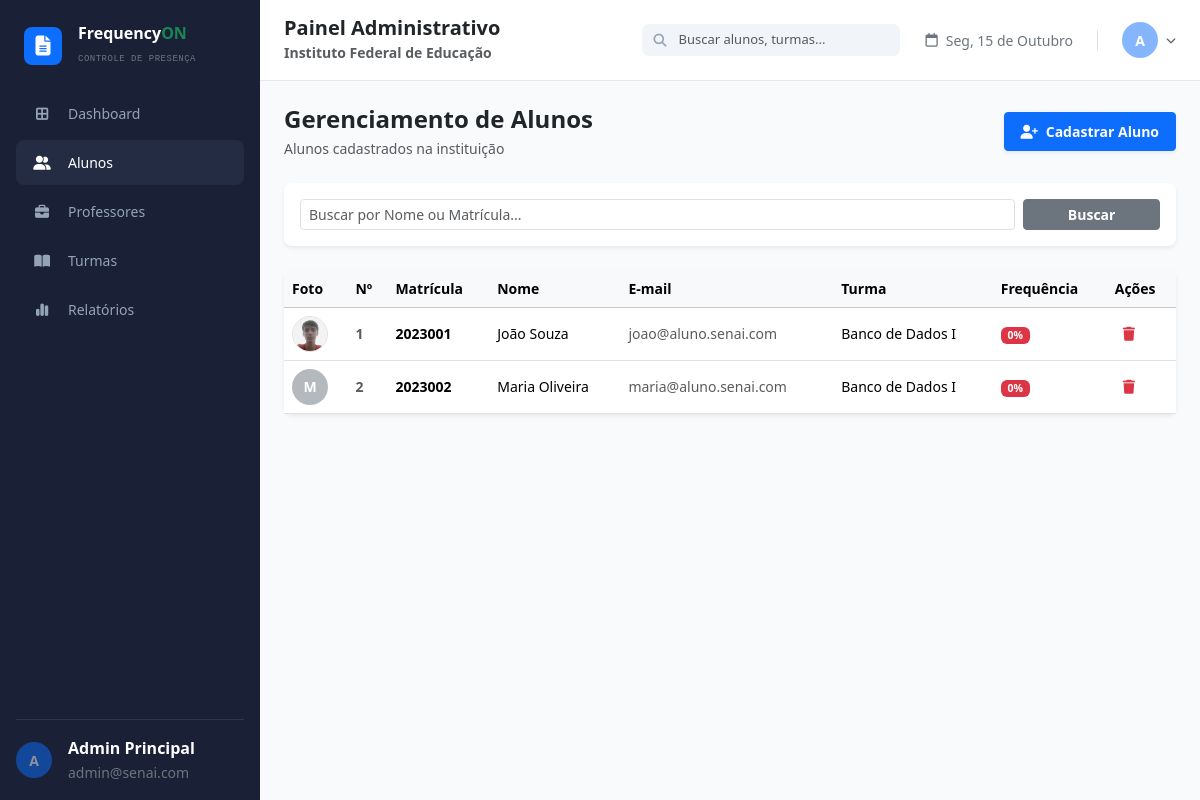
Before: /admin/alunos (signed in) with the older database file.
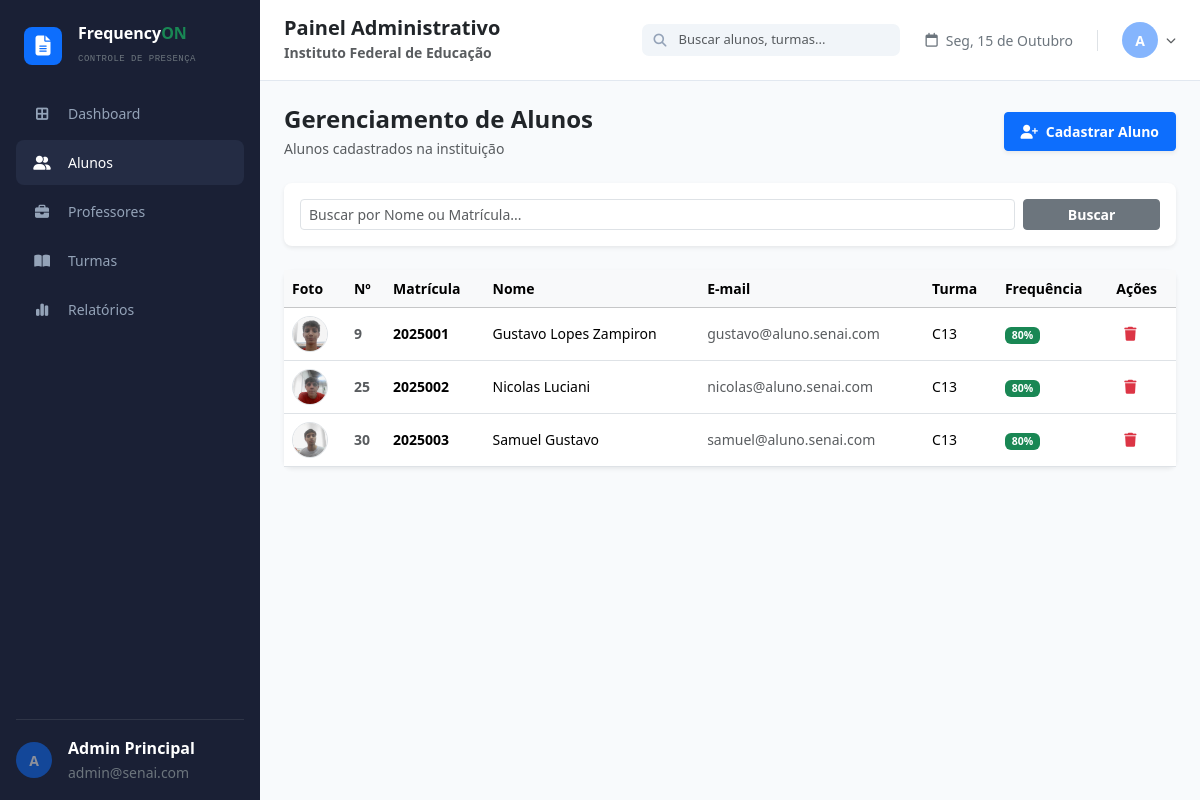
After: the same page with the newer database file.
### database.py (models this page shows, shortened)
class UsuarioMixin:
    def set_senha(self, senha):
        self.senha_hash = generate_password_hash(senha)
    def check_senha(self, senha):
        return check_password_hash(self.senha_hash, senha)

class Admin(UsuarioMixin, db.Model):
    __tablename__ = "admins"
    id = db.Column(db.Integer, primary_key=True)
    nome = db.Column(db.String(120), nullable=False)
    email = db.Column(db.String(120), unique=True, nullable=False)
    senha_hash = db.Column(db.String(255), nullable=False)
    foto = db.Column(db.String(255))

class Aluno(UsuarioMixin, db.Model):
    __tablename__ = "alunos"
    id = db.Column(db.Integer, primary_key=True)
    nome = db.Column(db.String(120), nullable=False)
    email = db.Column(db.String(120))
    matricula = db.Column(db.String(30), unique=True, nullable=False, index=True)
    numero_chamada = db.Column(db.Integer)
    senha_hash = db.Column(db.String(255), nullable=False)
    foto = db.Column(db.String(255))            # URL da foto (ex: /static/uploads/...)
    face_encoding = db.Column(db.LargeBinary)   # 128 floats (float64) do rosto
    turma_id = db.Column(db.Integer, db.ForeignKey("turmas.id"))
    turma = db.relationship("Turma", back_populates="alunos")
    presencas = db.relationship("Presenca", cascade="all, delete-orphan", backref="aluno")
    @property
    def frequencia(self):
        dias = db.session.query(func.count(func.distinct(Presenca.data))).scalar()
        if not dias:
            return 0
        ok = (db.session.query(func.count(Presenca.id))
              .filter(Presenca.aluno_id == self.id, Presenca.status.in_(("presente", "atraso")))
              .scalar())
        return min(100, round(ok * 100 / (dias * AULAS_POR_DIA)))

class Turma(db.Model):
    __tablename__ = "turmas"
    id = db.Column(db.Integer, primary_key=True)
    nome = db.Column(db.String(120), nullable=False)
    curso = db.Column(db.String(120), nullable=False)
    professor_id = db.Column(db.Integer, db.ForeignKey("professores.id"))
    professor = db.relationship("Professor", back_populates="turmas")
    alunos = db.relationship("Aluno", back_populates="turma")

### app.py (the view)
@admin.route("/alunos")
@requer("admin")
def alunos():
    busca = request.args.get("busca", "").strip()
    q = Aluno.query
    if busca:
        q = q.filter(or_(Aluno.nome.ilike(f"%{busca}%"), Aluno.matricula.ilike(f"%{busca}%")))
    return render_template("admin/alunos.html", alunos=q.order_by(Aluno.nome).all(), busca=busca)

### app.py (called while the page is built)
def usuario_atual():
    tipo, uid = session.get("tipo"), session.get("uid")
    modelo = {"admin": Admin, "professor": Professor, "aluno": Aluno}.get(tipo)
    return db.session.get(modelo, uid) if modelo and uid else None

def requer(tipo):
    def deco(f):
        @wraps(f)
        def wrapper(*a, **kw):
            if session.get("tipo") != tipo or not usuario_atual():
                return redirect(url_for("login_admin" if tipo == "admin" else "login_professor"))
            return f(*a, **kw)
        return wrapper
    return deco

### templates/admin/alunos.html (shortened to what this page needs)
{% extends 'admin/base.html' %}
{% block content %}
<div class="d-flex align-items-center justify-content-between mb-4">
    <div>
        <h1 class="h4 fw-bold text-dark mb-1">Gerenciamento de Alunos</h1>
        <p class="text-muted mb-0 small">Alunos cadastrados na instituição</p>
    </div>
    <a href="{{ url_for('admin.novo_aluno') }}" class="btn btn-primary fw-semibold btn-sm px-3 py-2 shadow-sm">
        <i class="fa-solid fa-user-plus me-1"></i> Cadastrar Aluno
    </a>
</div>
<div class="card border-0 shadow-sm rounded-3 mb-4">
    <div class="card-body p-3">
        <form method="GET" action="{{ url_for('admin.alunos') }}" class="row g-2">
            <div class="col-md-10">
                <input type="text" name="busca" class="form-control form-control-sm" placeholder="Buscar por Nome ou Matrícula..." value="{{ busca }}">
            </div>
            <div class="col-md-2">
                <button type="submit" class="btn btn-secondary btn-sm w-100 fw-semibold">Buscar</button>
            </div>
        </form>
    </div>
</div>
<div class="card border-0 shadow-sm rounded-3">
    <div class="card-body p-0">
        <div class="table-responsive">
            <table class="table table-hover align-middle mb-0">
                <thead class="table-light small">
                    <tr>
                        <th>Foto</th>
                        <th>Nº</th>
                        <th>Matrícula</th>
                        <th>Nome</th>
                        <th>E-mail</th>
                        <th>Turma</th>
                        <th>Frequência</th>
                        <th>Ações</th>
                    </tr>
                </thead>
                <tbody class="small">
                    {% for aluno in alunos %}
                    <tr>
                        <td>
                            {% if aluno.foto %}
                                <img src="{{ aluno.foto }}" alt="{{ aluno.nome }}" class="rounded-circle border object-fit-cover" style="width: 36px; height: 36px;">
                            {% else %}
                                <div class="avatar-initial rounded-circle bg-secondary text-white d-flex align-items-center justify-content-center" style="width: 36px; height: 36px; font-size: 14px;">
                                    {{ aluno.nome[0] if aluno.nome else 'A' }}
                                </div>
                            {% endif %}
                        </td>
                        <td class="fw-bold text-muted">{{ aluno.numero_chamada or '-' }}</td>
                        <td class="fw-bold">{{ aluno.matricula }}</td>
                        <td>{{ aluno.nome }}</td>
                        <td class="text-muted">{{ aluno.email or '-' }}</td>
                        <td>{{ aluno.turma.nome if aluno.turma else 'Sem turma' }}</td>
                        <td>
                            <span class="badge {% if aluno.frequencia < 75 %}bg-danger{% else %}bg-success{% endif %}">
                                {{ aluno.frequencia }}%
                            </span>
                        </td>
                        <td>
                            <form method="POST" action="{{ url_for('admin.deletar_aluno', id=aluno.id) }}" style="display:inline;" onsubmit="return confirm('Tem certeza que deseja excluir?');">
                                <button type="submit" class="btn btn-outline-danger btn-sm border-0">
                                    <i class="fa-solid fa-trash"></i>
                                </button>
                            </form>
                        </td>
                    </tr>
                    {% else %}
                    <tr>
                        <td colspan="8" class="text-center text-muted py-4">Nenhum aluno encontrado no banco de dados.</td>
                    </tr>
                    {% endfor %}
                </tbody>
            </table>
        </div>
    </div>
</div>
{% endblock %}

### templates/admin/base.html (shortened to what this page needs)
<!DOCTYPE html>
<html lang="pt-BR">
<head>
    <link href="https://cdn.jsdelivr.net/npm/bootstrap@5.3.3/dist/css/bootstrap.min.css" rel="stylesheet">
    <link rel="stylesheet" href="https://cdnjs.cloudflare.com/ajax/libs/font-awesome/6.4.0/css/all.min.css">
    <link rel="stylesheet" href="{{ url_for('static', filename='css/style.css') }}?v=1.0">
</head>
<body class="vh-100 overflow-hidden">
    <div class="d-flex h-100">
        <aside class="barra-lateral d-flex flex-column justify-content-between p-3 flex-shrink-0 text-white">
            <div>
                <div class="d-flex align-items-center mb-4 px-2 pt-2">
                    <div class="bg-primary text-white rounded-3 d-flex align-items-center justify-content-center me-3" style="width: 38px; height: 38px;">
                        <i class="fa-solid fa-file-lines fs-5"></i>
                    </div>
                    <div>
                        <h1 class="h6 fw-bold mb-0 text-white">
                            Frequency<span class="text-success">ON</span>
                        </h1>
                        <small class="text-secondary text-uppercase font-monospace" style="font-size: 9px; letter-spacing: 0.5px;">
                            Controle de Presença
                        </small>
                    </div>
                </div>
                <nav class="nav nav-pills flex-column gap-1">
                    <a href="/" class="nav-link active d-flex align-items-center gap-3">
                        <i class="fa-solid fa-border-all text-center" style="width: 20px;"></i>
                        <span>Dashboard</span>
                    </a>
                    <a href="{{ url_for('admin.alunos') }}" class="nav-link d-flex align-items-center gap-3">
                        <i class="fa-solid fa-user-group text-center" style="width: 20px;"></i>
                        <span>Alunos</span>
                    </a>
                    <a href="{{ url_for('admin.professores') }}" class="nav-link d-flex align-items-center gap-3">
                        <i class="fa-solid fa-briefcase text-center" style="width: 20px;"></i>
                        <span>Professores</span>
                    </a>
                    <a href="{{ url_for('admin.turmas') }}" class="nav-link d-flex align-items-center gap-3">
                        <i class="fa-solid fa-book-open text-center" style="width: 20px;"></i>
                        <span>Turmas</span>
                    </a>
                    <a href="{{ url_for('admin.relatorios') }}" class="nav-link d-flex align-items-center gap-3">
                        <i class="fa-solid fa-chart-simple text-center" style="width: 20px;"></i>
                        <span>Relatórios</span>
                    </a>
                </nav>
            </div>
            <div class="pt-3 border-top border-secondary border-opacity-25 d-flex align-items-center gap-3">
                {% if usuario.foto %}
                    <img src="{{ usuario.foto }}"
                        alt="{{ usuario.nome }}"
                        class="rounded-circle border object-fit-cover"
                        style="width: 36px; height: 36px;">
                {% else %}
                    <div class="avatar-initial" style="width: 36px; height: 36px; font-size: 14px;">
                        {{ usuario.nome | inicial }}
                    </div>
                {% endif %}
                <div>
                    <div class="fw-semibold">{{ usuario.nome }}</div>
                    <small class="text-secondary">{{ usuario.email }}</small>
                </div>
            </div>
        </aside>
        <div class="flex-grow-1 d-flex flex-column h-100 overflow-y-auto">
            <header class="topbar px-4 py-3 d-flex align-items-center justify-content-between sticky-top z-3">
                <div>
                    <h2 class="h5 fw-bold text-dark mb-0">Painel Administrativo</h2>
                    <small class="text-muted fw-semibold">Instituto Federal de Educação</small>
                </div>
                <div class="d-flex align-items-center gap-4">
                    <div class="position-relative" style="width: 260px;">
                        <i class="fa-solid fa-magnifying-glass search-icon"></i>
                        <input type="text" class="form-control rounded-3 search-input" placeholder="Buscar alunos, turmas...">
                    </div>
                    <div class="d-flex align-items-center gap-2 text-secondary small border-end pe-4">
                        <i class="fa-regular fa-calendar"></i>
                        <span>Seg, 15 de Outubro</span>
                    </div>
                    <div class="d-flex align-items-center gap-2" style="cursor: pointer;">
                        {% if usuario.foto %}
                            <img src="{{ usuario.foto }}"
                                alt="{{ usuario.nome }}"
                                class="rounded-circle border object-fit-cover"
                                style="width: 36px; height: 36px;">
                        {% else %}
                            <div class="avatar-initial" style="width: 36px; height: 36px; font-size: 14px;">
                                {{ usuario.nome | inicial }}
                            </div>
                        {% endif %}
                        <i class="fa-solid fa-chevron-down text-muted" style="font-size: 10px;"></i>
                    </div>
                </div>
            </header>
            <main class="p-4">
                {% block content %}{% endblock %}
            </main>
        </div>
    </div>
</body>
</html>

### static/css/style.css (style rules this page uses)
* { box-sizing: border-box; margin: 0; padding: 0; }
:root { --sidebar-bg: #1a2035; --sidebar-active: #242c44; --main-bg: #f8fafc; --azu: #0d6efd; --senai-red: #E30613; --senai-red-dark: #A5040E; --senai-red-light: #FDE8E9; --green: #1E9E5A; --yellow: #F2B705; }
body { background-color: var(--main-bg); font-family: system-ui, -apple-system, "Segoe UI", Roboto, sans-serif; }
.barra-lateral { width: 260px; background-color: var(--sidebar-bg); }
.barra-lateral .nav-link { color: #94a3b8; border-radius: 0.5rem; padding: 0.75rem 1rem; font-weight: 500; font-size: 0.875rem; transition: all 0.2s; }
.barra-lateral .nav-link.active { color: #ffffff; background-color: var(--sidebar-active); }
.topbar { background-color: #ffffff; border-bottom: 1px solid #e2e8f0; }
.search-input { background-color: #f1f5f9; border: 1px solid transparent; font-size: 0.8125rem; padding-left: 2.25rem; }
.search-icon { position: absolute; left: 0.75rem; top: 50%; transform: translateY(-50%); color: #94a3b8; font-size: 0.8125rem; }
.avatar-initial { display: inline-flex; align-items: center; justify-content: center; border-radius: 50%; background-color: var(--azu); opacity: 0.5; color: #ffffff; font-weight: 600; text-transform: uppercase; user-select: none; }

Changed rows visible on the page:
changed Aluno: foto: a different picture; numero_chamada "1" → "9"; matricula "2023001" → "2025001"; nome "João Souza" → "Gustavo Lopes Zampiron"; email "joao@aluno.senai.com" → "gustavo@aluno.senai.com"; turma "Banco de Dados I" → "C13"; frequencia "0" → "80"
changed Aluno: foto: picture added; numero_chamada "2" → "25"; matricula "2023002" → "2025002"; nome "Maria Oliveira" → "Nicolas Luciani"; email "maria@aluno.senai.com" → "nicolas@aluno.senai.com"; turma "Banco de Dados I" → "C13"; frequencia "0" → "80"; nome "M" → (not shown)
added Aluno: foto (picture), numero_chamada "30", matricula "2025003", nome "Samuel Gustavo", email "samuel@aluno.senai.com", turma "C13", frequencia "80"
